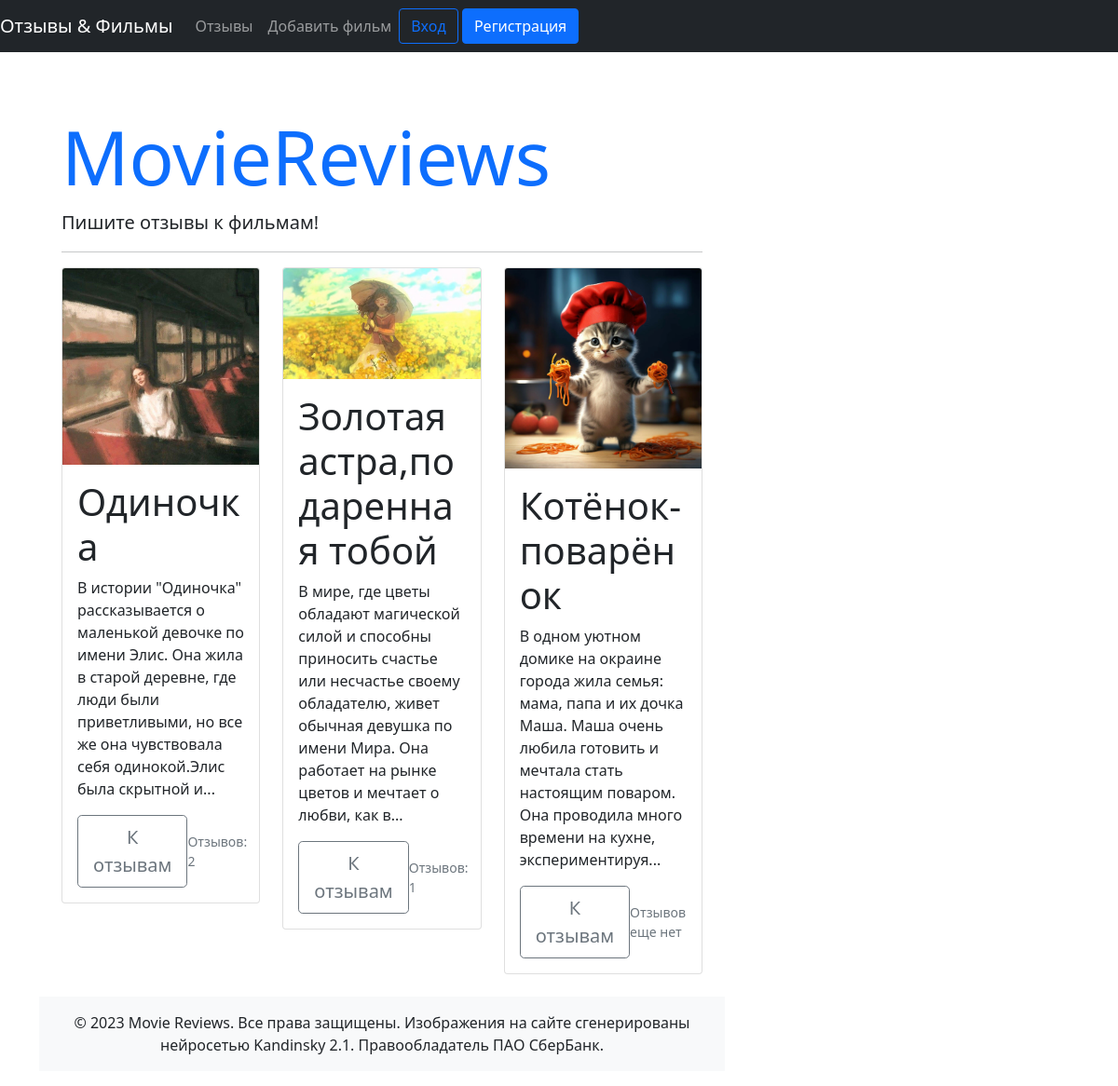
The page / on the database its author committed.
### models.py (models this page shows, shortened)
class Movie(db.Model):
    id = db.Column(db.Integer, primary_key=True)
    title = db.Column(db.String(255), nullable=False)
    description = db.Column(db.Text, nullable=False)
    image = db.Column(db.String(255), nullable=False)
    reviews = db.relationship('Review', back_populates='movie')

### views.py (the view)
@app.route('/')
def index():
    movies = Movie.query.order_by(Movie.id.desc()).all()
    return render_template('index.html',
                           movies=movies)

### templates/index.html
{% extends 'base.html' %}
{% block content %}
  {% for movie in movies %}
    <div class="col-md-4">
      <div class="card mb-4">
        {% if movie.image %}
          <img src="{{ url_for('static', filename='images/' + movie.image) }}" class="card-img-top">
        {% endif %}
        <div class="card-body">
          <h1 class="card-title display-6">{{ movie.title }}</h1>
          <p class="card-text">{{ movie.description|truncate(200) }}</p>
          <div class="d-flex justify-content-between align-items-center">
            <div class="btn-group">
              <a href="{{ url_for('movie', id=movie.id) }}" class="btn btn-lg btn-outline-secondary">К отзывам</a>
            </div>
            <small class="text-muted">
              {% if movie.reviews %}
                Отзывов: {{ movie.reviews|length }}
              {% else %}
                Отзывов еще нет
              {% endif %}
            </small>
          </div>
        </div>
      </div>
    </div>
  {% else %}
    <p class="lead">Пока тут пусто, но скоро мы это исправим!</p>
  {% endfor %}
{% endblock content %}

### rows shown on the page
Movie: image (picture), title "Одиночка", description "В истории \"Одиночка\" рассказывается о маленькой девочке по имени Элис. Она жила в старой деревне, где люди были приветливыми, но все же она чувствовала себя одинокой.Элис была скрытной и...", reviews|length "2"
Movie: image (picture), title "Золотая астра,подаренная тобой", description "В мире, где цветы обладают магической силой и способны приносить счастье или несчастье своему обладателю, живет обычная девушка по имени Мира. Она работает на рынке цветов и мечтает о любви, как в...", reviews|length "1"
Movie: image (picture), title "Котёнок-поварёнок", description "В одном уютном домике на окраине города жила семья: мама, папа и их дочка Маша. Маша очень любила готовить и мечтала стать настоящим поваром. Она проводила много времени на кухне, экспериментируя...", shows "Отзывов еще нет"
